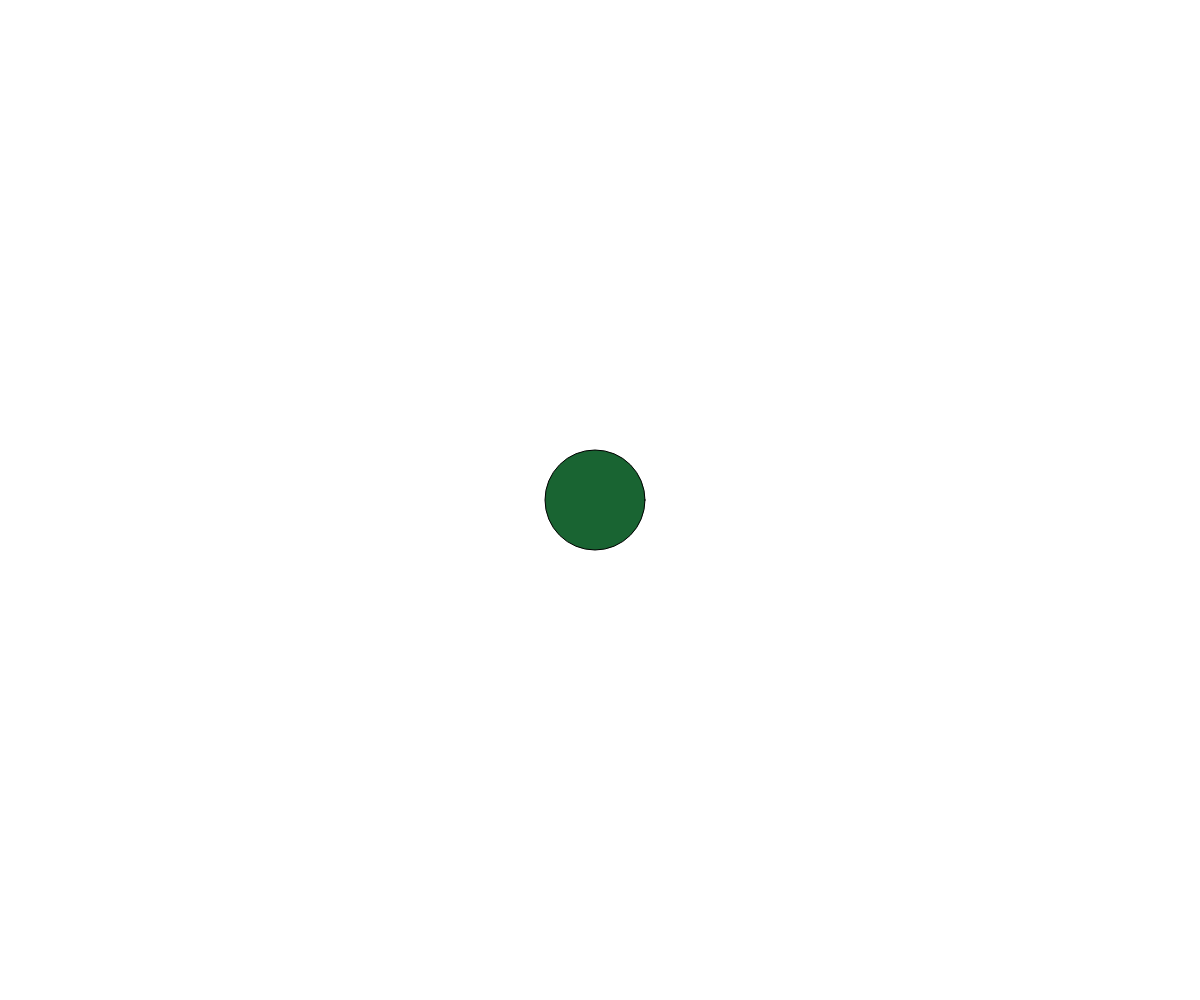
Frame 1 (no input)
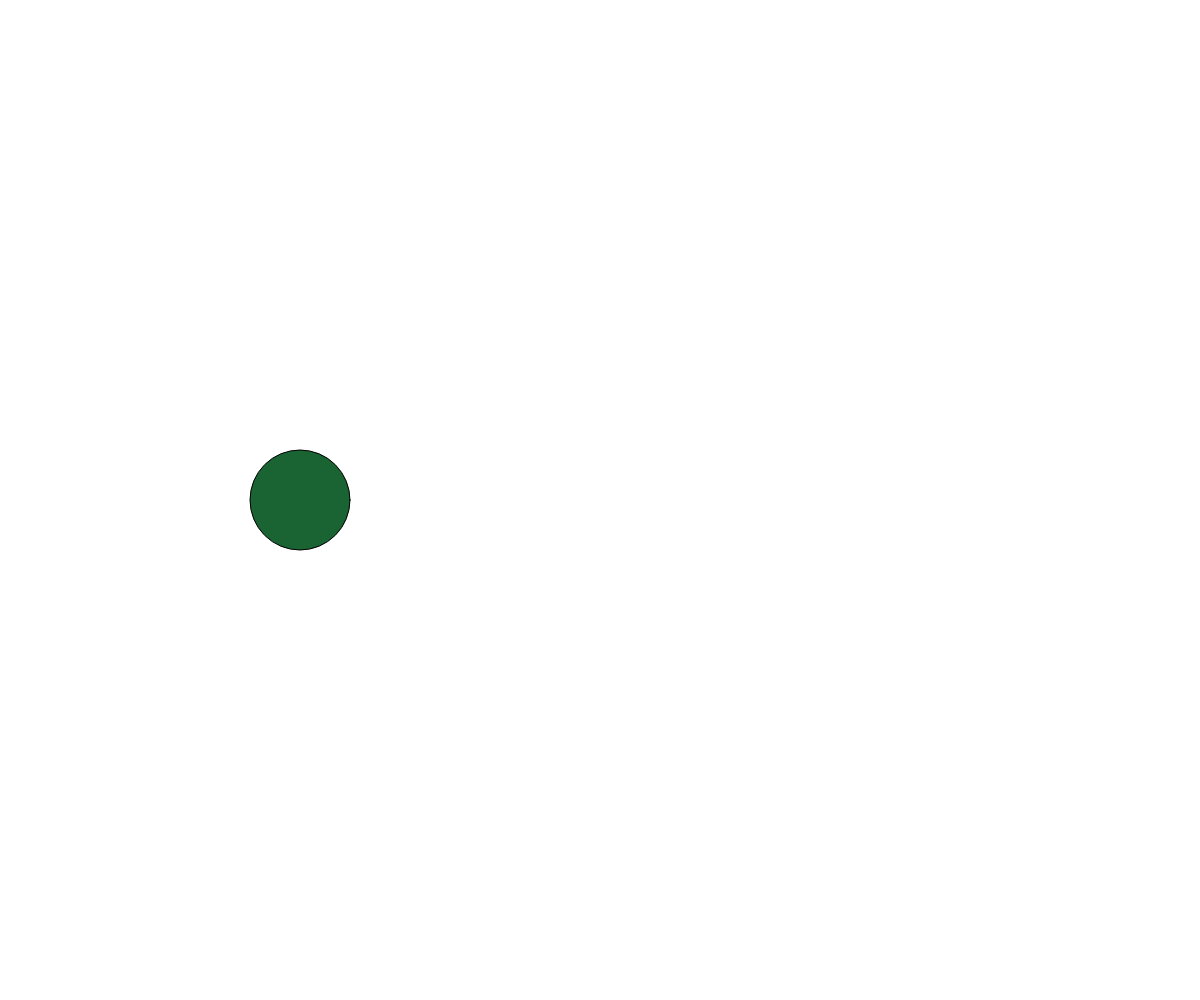
Frame 60 (no input)
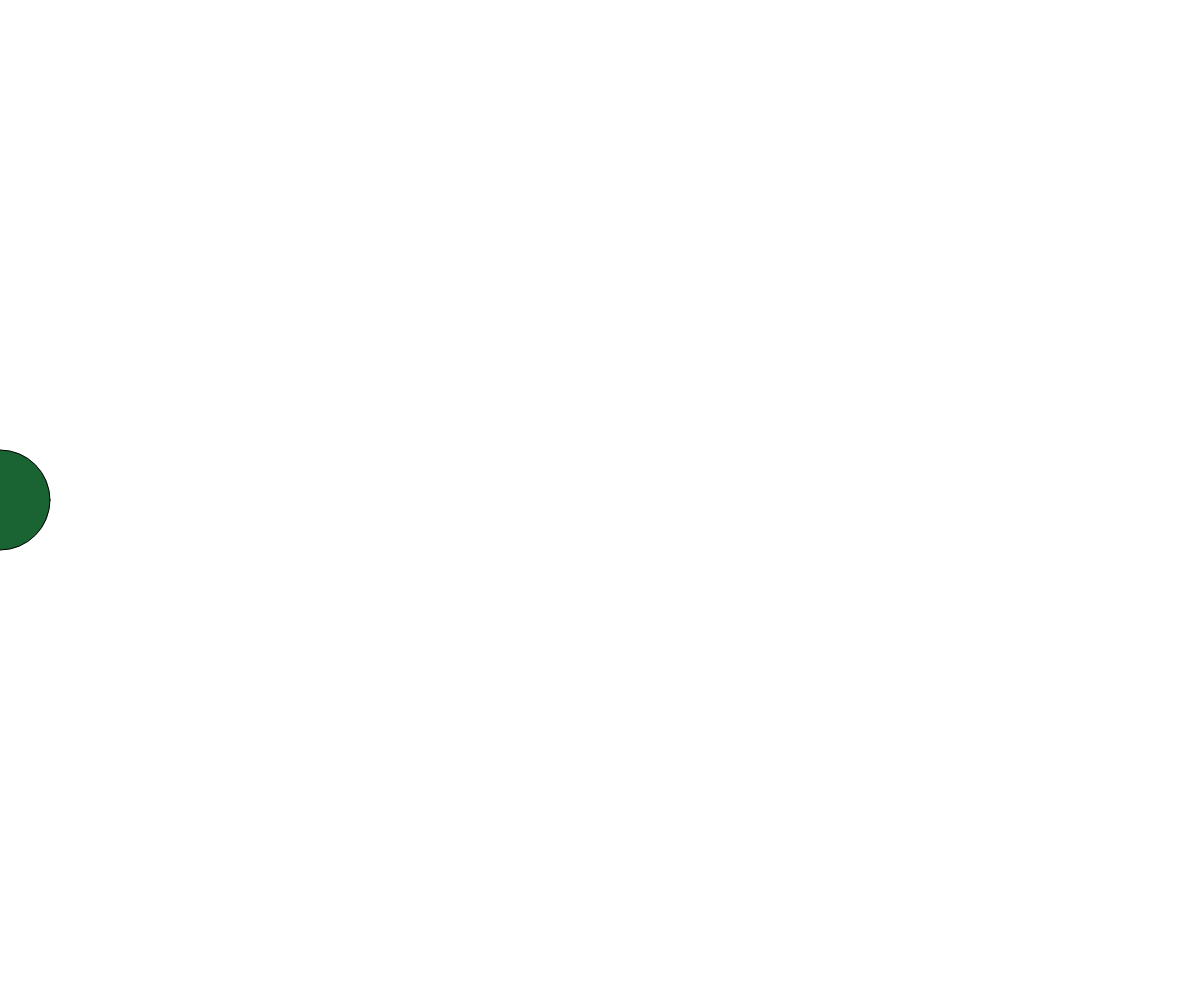
Frame 120 (the mouse pressed at the canvas centre since frame 60)

The p5.js sketch that drew these frames (run headless with seeded random() and noise() and a simulated clock; from frame 60 on, the mouse is pressed at the canvas centre):

// p5.js sketch
// ── sketch.js
let posX;
let posY;
let diametro;
let radio;
let colores;

function setup() {
  createCanvas(windowWidth, windowHeight);

  posX = windowWidth / 2;
  posY = windowHeight / 2;
  //frameRate(10);
  diametro = 100;
  radio = diametro / 2;
  colores = color(25, 100, 50);
}

function draw() {
  background(255);

  posX -= 5;

  if (posX < -radio) {
    diametro = random(10, 100);
    radio = diametro / 2;
    posX = windowWidth + radio;
    colores = color(200, random(10, 255), random(10, 255));
    noStroke();
  }

  fill(colores);

  circle(posX, posY, diametro);

  print(posX);
  //posY += 5;
}
